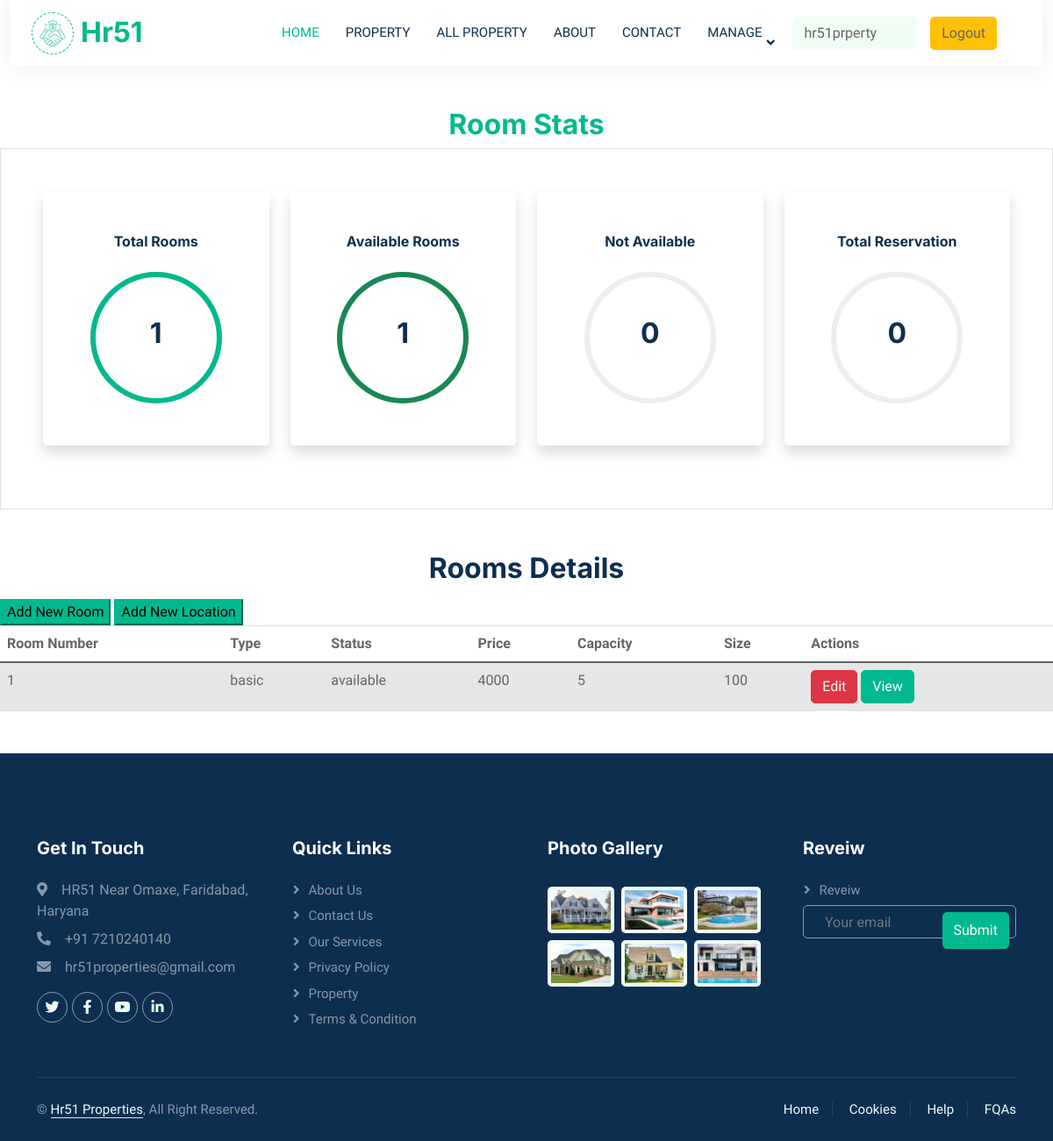
Page /staff/panel (signed in) on the committed database.
### realestate/models.py (models this page shows, shortened)
class Rooms(models.Model):
    ROOM_STATUS = (
    ("1", "available"),
    ("2", "not available"),
    )
    ROOM_TYPE = (
    ("1", "premium"),
    ("2", "deluxe"),
    ("3","basic"),
    )
    room_type = models.CharField(max_length=50,choices = ROOM_TYPE)
    capacity = models.IntegerField()
    price = models.IntegerField()
    size = models.IntegerField()
    hotel = models.ForeignKey(Hotels, on_delete = models.CASCADE)
    status = models.CharField(choices =ROOM_STATUS,max_length = 15)
    roomnumber = models.IntegerField()

### realestate/views.py (the view)
# urls.py: path('staff/panel', views.panel,name="staffpanel"),
@login_required(login_url='/staff')
def panel(request):
    if request.user.is_staff == False:
        return HttpResponse('Access Denied')
    rooms = Rooms.objects.all()
    total_rooms = len(rooms)
    available_rooms = len(Rooms.objects.all().filter(status='1'))
    unavailable_rooms = len(Rooms.objects.all().filter(status='2'))
    reserved = len(Reservation.objects.all())
    hotel = Hotels.objects.values_list('location','id').distinct().order_by()
    response = render(request,'staff/panel.html',{'location':hotel,'reserved':reserved,'rooms':rooms,'total_rooms':total_rooms,'available':available_rooms,'unavailable':unavailable_rooms})
    return HttpResponse(response)

### templates/staff/panel.html (shortened to what this page needs)
{% extends 'basic.html' %} {% block title %} staff panel {% endblock title %}  {% block body %}
<section class="my-5 ">
    {%load app_tags%}
    <h2 class="text-center text-primary">Room Stats</h2>
    <div class="container-fluid px-5 py-5 border">
        <div class="row">
            <div class="col-xl-3 col-lg-6 col-sm-12 mb-4 ">
                <div class="bg-white rounded-lg p-5 shadow">
                    <h2 class="h6 font-weight-bold text-center mb-4">Total Rooms</h2>
                    <div class="progress mx-auto" data-value={{ total_rooms|percentage:total_rooms}}>
                        <span class="progress-left">
                                    <span class="progress-bar border-primary"></span>
                        </span>
                        <span class="progress-right">
                                    <span class="progress-bar border-primary"></span>
                        </span>
                        <div class="progress-value w-100 h-100 rounded-circle d-flex align-items-center justify-content-center">
                            <div class="h2 font-weight-bold">{{ total_rooms}}</div>
                        </div>
                    </div>
                </div>
            </div>
            <div class="col-xl-3 col-lg-6 col-sm-12 mb-4">
                <div class="bg-white rounded-lg p-5 shadow">
                    <h2 class="h6 font-weight-bold text-center mb-4">Available Rooms</h2>
                    <div class="progress mx-auto" data-value={{ available|percentage:total_rooms}}>
                        <span class="progress-left">
                                    <span class="progress-bar border-success"></span>
                        </span>
                        <span class="progress-right">
                                    <span class="progress-bar border-success"></span>
                        </span>
                        <div class="progress-value w-100 h-100 rounded-circle d-flex align-items-center justify-content-center">
                            <div class="h2 font-weight-bold">{{ available}}</div>
                        </div>
                    </div>
                </div>
            </div>
            <div class="col-xl-3 col-lg-6 col-sm-12 mb-4">
                <div class="bg-white rounded-lg p-5 shadow">
                    <h2 class="h6 font-weight-bold text-center mb-4">Not Available</h2>
                    <div class="progress mx-auto" data-value={{ unavailable|percentage:total_rooms}}>
                        <span class="progress-left">
                        </span>
                        <span class="progress-right">
                        </span>
                        <div class="progress-value w-100 h-100 rounded-circle d-flex align-items-center justify-content-center">
                            <div class="h2 font-weight-bold">{{ unavailable}}</div>
                        </div>
                    </div>
                </div>
            </div>
            <div class="col-xl-3 col-lg-6 col-sm-12 mb-4">
                <div class="bg-white rounded-lg p-5 shadow">
                    <h2 class="h6 font-weight-bold text-center mb-4">Total Reservation</h2>
                    <div class="progress mx-auto" data-value={{reserved |percentage:total_rooms}}>
                        <span class="progress-left">
                        </span>
                        <span class="progress-right">
                        </span>
                        <div class="progress-value w-100 h-100 rounded-circle d-flex align-items-center justify-content-center">
                            <div class="h2 font-weight-bold">{{reserved}}</div>
                        </div>
                    </div>
                </div>
            </div>
        </div>
    </div>
</section>
<h2 class="text-center pb-2">Rooms Details</h2>
<Button class="btn-group btn-primary" data-toggle="modal" data-target="#newroom">Add New Room</Button>
<Button class="btn-group btn-primary " data-toggle="modal" data-target="#newlocation">Add New Location</Button>
<table class="table table-striped  ">
    <thead>
        <th>Room Number</th>
        <th>Type</th>
        <th>Status</th>
        <th>Price</th>
        <th>Capacity</th>
        <th>Size</th>
        <th colspan="2">Actions</th>
    </thead>
    {% if rooms %} {% for each_room in rooms %}
    <tr>
        <td>{{each_room.roomnumber}}</td>
        <td>{{each_room.get_room_type_display}}</td>
        <td>{{each_room.get_status_display}}</td>
        <td>{{each_room.price}}</td>
        <td>{{each_room.capacity}}</td>
        <td>{{each_room.size}}</td>
        <td colspan="2">
            <a href="/staff/panel/edit-room?roomid={{each_room.id}}"><Button class="btn btn-danger">Edit</Button></a>
            <a href="/staff/panel/view-room?roomid={{each_room.id}}"><Button class="btn btn-primary">View</Button></a>
        </td>
    </tr>
    {% endfor %} {% endif %}
</table>
{% endblock body %}

### templates/basic.html (shortened to what this page needs)
{% load static %}
<!DOCTYPE html>
<!DOCTYPE html>
<html lang="en">
<head>
    <link rel="stylesheet" href="https://use.fontawesome.com/releases/v5.7.0/css/all.css"
>
    <link rel="stylesheet" href="/static/bootstrap/bootstrap.css">
    <link rel="stylesheet" href="https://maxcdn.bootstrapcdn.com/bootstrap/4.5.0/css/bootstrap.min.css">
    <link href="https://cdnjs.cloudflare.com/ajax/libs/font-awesome/5.10.0/css/all.min.css" rel="stylesheet">
    <link href="https://cdn.jsdelivr.net/npm/bootstrap-icons@1.4.1/font/bootstrap-icons.css" rel="stylesheet">
    <link href="/static/lib/animate/animate.min.css" rel="stylesheet">
    <link href="/static/lib/owlcarousel/assets/owl.carousel.min.css" rel="stylesheet">
    <link href="/static/css/bootstrap.min.css" rel="stylesheet">
    <link href="/static/css/style.css" rel="stylesheet">
</head>
<body>
    <div class="container-xxl bg-white p-0">
        <div class="container-fluid nav-bar bg-transparent">
            <nav class="navbar navbar-expand-lg bg-white navbar-light py-0 px-4">
                <a href="/" class="navbar-brand d-flex align-items-center text-center">
                    <div class="icon p-2 me-2">
                        <img class="img-fluid" src="/static/img/icon-deal.png" alt="Icon"
                            style="width: 30px; height: 30px;">
                    </div>
                    <h2 class="m-0 text-primary">Hr51</h2>
                </a>
                <div class="collapse navbar-collapse" id="navbarCollapse">
                    <div class="navbar-nav ms-auto">
                        <a href="/" class="nav-item nav-link active">Home</a>
                        <a href="/property" class="nav-item nav-link">Property</a>
                        <a href="/allpost" class="nav-item nav-link">All Property</a>
                        <a href="/about" class="nav-item nav-link">About</a>
                        <a href="/contact" class="nav-item nav-link">Contact</a>
                        {% if user.is_staff %}
                        <div class="nav-item dropdown">
                            <a href="#" class="nav-link dropdown-toggle" data-bs-toggle="dropdown">Manage</a>
                        </div>
                        {% elif user.is_staff == False and user.is_authenticated %}
                        <a href="/user/bookings" class="nav-item nav-link active">My Bookings
                        </a>
                        {% endif %}
                    </div>
                    {% if user.is_authenticated %}
                    <button class="btn btn-group bg-light" data-toggle="modal" data-target="#forlogin">
                        {{request.user}}
                        <a href="/logout" class="nav-link">
                            <button class="btn btn-group bg-warning" data-toggle="modal" data-target="#forlogin">
                                Logout
                            </button></a>&nbsp; &nbsp;
                    </button>
                    {% endif %}
                </div>
            </nav>
        </div>
        {% block body %}
        {% endblock body %}
        <div class="container-fluid bg-dark text-white-50 footer pt-5 mt-5 wow fadeIn" data-wow-delay="0.1s">
            <div class="container py-5">
                <div class="row g-5">
                    <div class="col-lg-3 col-md-6">
                        <h5 class="text-white mb-4">Get In Touch</h5>
                        <p class="mb-2"><i class="fa fa-map-marker-alt me-3"></i>HR51 Near Omaxe, Faridabad, Haryana</p>
                        <p class="mb-2"><i class="fa fa-phone-alt me-3"></i>+91 7210240140</p>
                        <p class="mb-2"><i class="fa fa-envelope me-3"></i>hr51properties@gmail.com</p>
                        <div class="d-flex pt-2">
                            <a class="btn btn-outline-light btn-social" href=""><i class="fab fa-twitter"></i></a>
                            <a class="btn btn-outline-light btn-social" href=""><i class="fab fa-facebook-f"></i></a>
                            <a class="btn btn-outline-light btn-social" href=""><i class="fab fa-youtube"></i></a>
                            <a class="btn btn-outline-light btn-social" href=""><i class="fab fa-linkedin-in"></i></a>
                        </div>
                    </div>
                    <div class="col-lg-3 col-md-6">
                        <h5 class="text-white mb-4">Quick Links</h5>
                        <a class="btn btn-link text-white-50" href="/about">About Us</a>
                        <a class="btn btn-link text-white-50" href="/contact">Contact Us</a>
                        <a class="btn btn-link text-white-50" href="/services">Our Services</a>
                        <a class="btn btn-link text-white-50" href="/privacy_policy">Privacy Policy</a>
                        <a class="btn btn-link text-white-50" href="/allpost">Property</a>
                        <a class="btn btn-link text-white-50" href="/terms">Terms & Condition</a>
                    </div>
                    <div class="col-lg-3 col-md-6">
                        <h5 class="text-white mb-4">Photo Gallery</h5>
                        <div class="row g-2 pt-2">
                            <div class="col-4">
                                <img class="img-fluid rounded bg-light p-1" src="/static/img/property-1.jpg" alt="">
                            </div>
                            <div class="col-4">
                                <img class="img-fluid rounded bg-light p-1" src="/static/img/property-2.jpg" alt="">
                            </div>
                            <div class="col-4">
                                <img class="img-fluid rounded bg-light p-1" src="/static/img/property-3.jpg" alt="">
                            </div>
                            <div class="col-4">
                                <img class="img-fluid rounded bg-light p-1" src="/static/img/property-4.jpg" alt="">
                            </div>
                            <div class="col-4">
                                <img class="img-fluid rounded bg-light p-1" src="/static/img/property-5.jpg" alt="">
                            </div>
                            <div class="col-4">
                                <img class="img-fluid rounded bg-light p-1" src="/static/img/property-6.jpg" alt="">
                            </div>
                        </div>
                    </div>
                    <div class="col-lg-3 col-md-6">
                        <h5 class="text-white mb-4">Reveiw</h5>
                        <a class="btn btn-link text-white-50" href="/reveiw">Reveiw</a>
                        <div class="position-relative mx-auto" style="max-width: 400px;">
                            <input class="form-control bg-transparent w-100 py-3 ps-4 pe-5" type="text"
                                placeholder="Your email">
                            <button type="button"
                                class="btn btn-primary py-2 position-absolute top-0 end-0 mt-2 me-2">Submit</button>
                        </div>
                    </div>
                </div>
            </div>
            <div class="container">
                <div class="copyright">
                    <div class="row">
                        <div class="col-md-6 text-center text-md-start mb-3 mb-md-0">
                            &copy; <a class="border-bottom" href="#">Hr51 Properties</a>, All Right Reserved.
                        </div>
                        <div class="col-md-6 text-center text-md-end">
                            <div class="footer-menu">
                                <a href="/">Home</a>
                                <a href="/contact">Cookies</a>
                                <a href="/contact">Help</a>
                                <a href="">FQAs</a>
                            </div>
                        </div>
                    </div>
                </div>
            </div>
        </div>
    </div>
</body>
</html>

### rows in the picture
Rooms: roomnumber "1", room_type "basic", status "available", price "4000", capacity "5", size "100"

### other values in the picture
{{ request.user }} "hr51prperty"
{{ total_rooms }} "1"
{{ available }} "1"
{{ unavailable }} "0"
{{ reserved }} "0"
